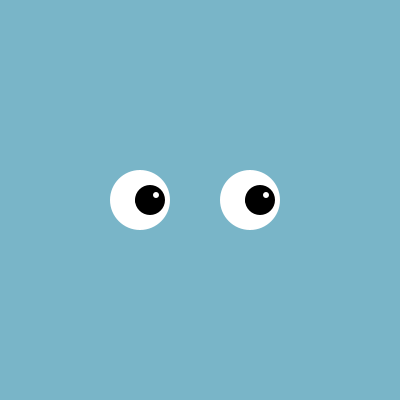
Frame 1 (no input)
Frame 60 (the mouse pressed at the canvas centre just before this capture): identical to frame 1, image omitted
Frame 120 (the mouse held since frame 60 and released just before this capture): identical to frame 1, image omitted

The Processing sketch that drew this single still picture (run headless with seeded random() and noise(); from frame 60 on, the mouse is pressed at the canvas centre):

// Processing sketch: aug10d_sillyeyes
// ── aug10d_sillyeyes.pde
void setup(){
  size(400,400);
  noStroke();
  smooth();
}

void draw(){
  background(121,181,200);
  crazyEye(140,200);
  crazyEye(250,200);
}

void crazyEye(int circX, int circY){
  noStroke();
  fill(255);
  ellipse(circX,circY,60,60);
  
  fill(0);
  ellipse(circX+10,circY,30,30);
  
  fill(255);
  ellipse(circX+16,circY-5,6,6);
  
  strokeWeight(5);
  stroke(0);
  noFill();
  ellipse(circX,circY,5,5);
}
